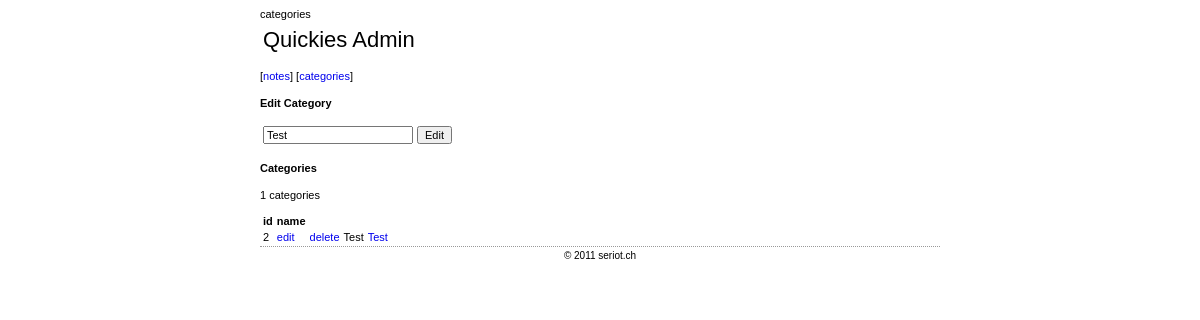
/admin/index.php?categories&action=edit&cat=2, run on the app's committed database.
### tables this page shows
CREATE TABLE q_category (
                            id INTEGER PRIMARY KEY AUTOINCREMENT,
                            name TEXT NOT NULL,
                            UNIQUE (name)
);

### public/admin/config.inc (called while the page is built, shortened)
<?
$title_faq = "Quickies Admin";
$footer_text = "© 2011 seriot.ch";
$PHP_SELF = $_SERVER['PHP_SELF'];

### public/logic.php (called while the page is built, shortened)
<?php
require_once 'markdown.php';
require_once 'database.php';
class Category extends DBObject {
    public static $table_name = 'q_category';
    public static function AllObjects($where_clause=null) {
        $query = "SELECT C.id, C.name FROM ".Category::$table_name." AS C";
        if($where_clause) {
            $query .= " WHERE (".$where_clause.")";
        }
        $query .= " ORDER BY C.name";
        $con = $GLOBALS["con"];
        $success = null;
        $result = database_query($con, $query, $success) or die("Error in query: ". mysql_error());
        $a = array();
        while (list($cat_id, $cat_name) = database_fetch_row($result)) {
            $c = new Category();
            $c->id = $cat_id;
            $c->name = $cat_name;
            array_push($a, $c);
        }
        return $a;
    }
    public static function CategoriesWithId($id) {
        $id_int = (int)$id;
        $where_clause = "C.id = ".$id_int;
        return Category::AllObjects($where_clause);
    }
    public static function CategoryWithId($id) {
        $cs = Category::CategoriesWithId($id);
        return $cs[0];
    }
}
?>

### public/database.php (called while the page is built, shortened)
<?php
function database_query($pdo, $query, $success = null)
{
    return $pdo->query($query);
}
function database_fetch_row($result)
{
    return $result->fetch();
}

### public/admin/index.php (the view, shortened to what this page needs)
<?ob_start();
include_once "config.inc";
include_once "../logic.php";
$action = $_REQUEST['action'] ?? null;
$req_note_id = $_REQUEST['id'] ?? null;
$req_cat_id = $_REQUEST['cat'] ?? null;
$req_note_title = $_REQUEST['note_title'] ?? '';
$req_note_text = $_REQUEST['note_text'] ?? '';
$req_confirm_delete = $_REQUEST['confirm_delete'] ?? null;
$req_cancel_delete = $_REQUEST['cancel_delete'] ?? null;
$req_search_string = $_REQUEST['search_string'] ?? '';
$display_mode = 'notes';
if(isset($_GET['categories'])) {
    $display_mode = "categories";
}
?>
<!DOCTYPE html PUBLIC "-//W3C//DTD XHTML 1.0 Strict//EN"
    "http://www.w3.org/TR/xhtml1/DTD/xhtml1-strict.dtd">
<html xmlns="http://www.w3.org/1999/xhtml" xml:lang="en" lang="en">
<head>
	<link href="../style.css" rel="stylesheet" type="text/css" />
</head>
<body>
    <div id="pageTitle"><?=$title_faq?></div>
    <p>[<a href="<?=$PHP_SELF?>">notes</a>] [<a href="<?=$PHP_SELF?>?categories">categories</a>]</p>
<?
if($display_mode == 'categories') {
    if ($action == 'edit') {
        echo "<h4>Edit Category</h4>\n";
        $c = Category::CategoryWithId($req_cat_id);
        $action_link = $PHP_SELF."?categories&action=update&cat=".$req_cat_id;
        $button_title = "Edit";
    } else {
        echo "<h4>Create category</h4>\n";
        $c = null;
        $action_link = $PHP_SELF."?categories&action=create";
        $button_title = "Create";
    }
    echo "<table id=\"categoryEdit\">\n";
    echo "<form method=\"post\" action=\"".$action_link."\">\n";
    echo "<tr>\n";
    echo "<td><input type='text' name='cat_name' value=\"".htmlspecialchars($c->name ?? '')."\" /></td>\n";
    echo "<td><input type='submit' class='submit' value='".htmlspecialchars($button_title)."' /></td>\n";
    echo "</tr>\n";
    echo "</form>\n";
    echo "</table>\n";
    echo "<h4>Categories</h4>\n";
    $categories = Category::allObjects();
    echo "<table>\n";
    echo "<p>".count($categories)." categories</p>\n";
	echo "<tr>\n";
		echo "<th>id</td>\n";
		echo "<th>name</td>\n";
	echo "</tr>\n";
    foreach($categories as $c) {
    	echo "<tr>\n";
    	    echo "<td>".$c->id."</td>\n";
    		echo "<td><a href='?categories&action=edit&cat=".$c->id."'>edit</a></td>";
    		echo "<td><a href='?categories&action=delete&cat=".$c->id."'>delete</a></td>";
            echo "<td>".$c->name."</td>\n";
            echo "<td><a href='../index.php?cat=".$c->id."'>".$c->name."</a></td>";
    	echo "</tr>\n";
	}
    echo "</table>\n";
} else if ($display_mode == "notes") {
    if ($action == 'delete') {
    	if ($req_confirm_delete) {
            echo "<h4>Delete Notes</h4>\n";
            $n = Note::NoteWithIdNoCategory($req_note_id);
            $status = $n->delete();
            if($status == 0) {
                echo "error, cannot delete note";
                exit;
            }
    		header("Location: $PHP_SELF?notes");
    		exit;
    	}
    	if ($req_cancel_delete) {
    	    header("Location: $PHP_SELF?notes");
    		exit;
    	}
        $n = Note::NoteWithIdNoCategory($req_note_id);
        echo "<form method=\"post\" action=\"$PHP_SELF?notes&action=delete&id=$n->id\">\n";
    		echo "Do you really want to delete note $req_note_id - ".stripslashes($n->title)."?<br>\n";
    		echo "<input type=\"submit\" name=\"cancel_delete\" value=\"Cancel\">\n";
    		echo "<input type=\"submit\" name=\"confirm_delete\" value=\"Delete\">\n";
    	echo "</form>\n";
    }
    echo "<h4>Search Notes</h4>\n";
    ?>
    <div id="searchForm">
    <form action='<?=$PHP_SELF?>' method='post'>
    <table>
        <tr>
            <td><input type='text' name='search_string' value='<?=htmlentities($req_search_string)?>' /></td>
            <td><input type='submit' class='submit' value='Search' /></td>
        </tr>
    </table>
    </form>
    <?
    $categories = Category::allObjects();
    if ($action == 'create') {
        $insert_id = Note::Create($req_cat_id, $req_note_title, $req_note_text);
    	header("Location: $PHP_SELF/../?id=".$insert_id);
    	exit;
    } else if ($action == 'update') {
        $note = Note::NoteWithId($req_note_id);
        $note->update($req_cat_id, $req_note_title, $req_note_text);
    	header("Location: $PHP_SELF/../?id=".$req_note_id);
    	exit;
    } else {
        if ($action == 'edit') {
            echo "<h4>Edit Note</h4>\n";
            $n = Note::NoteWithId($req_note_id);
            $action_link = $PHP_SELF."?action=update&id=".$req_note_id;
        } else {
            echo "<h4>Create Note</h4>\n";
            $n = null;
            $action_link = $PHP_SELF."?action=create";
        }
        echo "<table id=\"noteEdit\">\n";
        echo "<form method=\"post\" action=\"".$action_link."\">\n";
        echo "<tr><th>category</th>";
        echo "<td><select name=\"cat\">\n";
        	$categories = Category::allObjects();
        	foreach ($categories as $c) {
        	    if($c->id == $n->category_id) {
        		    echo "<option selected=\"selected\" name = \"cat\" value=\"$c->id\">".$c->name."</option>\n";
        	    } else {
        		    echo "<option  name = \"cat\" value=\"$c->id\">".$c->name."</option>\n";
        		}
        	}
        echo "</select></td></tr>\n";
        echo "<tr><th>title</th>";
        echo "<td><input type=\"text\" size=\"93\" name=\"note_title\" value=\"".htmlspecialchars($n->title ?? '')."\" /></td>\n";
        echo "<tr><th>text</th><td><textarea rows=20 cols=80 wrap=\"off\" name=\"note_text\">".($n->text ?? '')."</textarea></td>\n";
        echo "<tr><th></th><td><input type=\"submit\" class=\"submit\" name=\"submit\" value=\"Submit\"></td>\n";
        echo "</form>\n";
        echo "</table>\n";
    }
    echo "<h4>Notes</h4>\n";
        $notes = array();
        if($req_search_string != "") {
            $notes = Note::NotesWithSearchString($req_search_string);
        } else {
            $notes = Note::AllNotesIncludingOnesWithoutCategory();
        }
        echo "<table>\n";
        echo "<p>".count($notes)." notes</p>\n";
    	echo "<tr>\n";
    		echo "<th>id</td>\n";
    		echo "<th>edit</td>\n";
    		echo "<th>delete</td>\n";
    		echo "<th>category</td>\n";
    		echo "<th>title</td>\n";
    		echo "</td>\n";
    	echo "</tr>\n";
        foreach($notes as $n) {
        	echo "<tr>\n";
        	    echo "<td>".$n->id."</td>\n";
        		echo "<td><a href='?action=edit&id=".$n->id."'>edit</a></td>";
        		echo "<td><a href='?action=delete&id=".$n->id."'>delete</a></td>";
                echo "<td>".$n->category_name."</td>\n";
                echo "<td><a href='../index.php?id=".$n->id."'>".$n->title."</a></td>";
        	echo "</tr>\n";
    	}
    echo "</table>\n";
}
?>
<div id="footer"><?=$footer_text?></div>
</body>
</html>

### public/style.css (style rules this page uses)
body { background-color: #ffffff; color: #000000; width: 680px; margin-left: auto; margin-right: auto; }
body, input, li, option, select, td, th { font-family: Verdana, Arial, Helvetica, Sans-serif; font-size: 11px; }
a { text-decoration: none; }
#pageTitle { font-size: 2em; margin-bottom: 10px; padding: 0.3em 3px 0.3em 3px; }
#footer { border-top: 1px dotted #999999; font-size: 10px; margin-bottom: 10px; padding: 0.3em 3px 0.3em 3px; text-align: center; }
tr { vertical-align: top; }

### data on the page
q_category: cat_name "Test", id "2", name "Test"

### other printed values
$title_faq "Quickies Admin"
count($categories) "1"
$footer_text "© 2011 seriot.ch"
